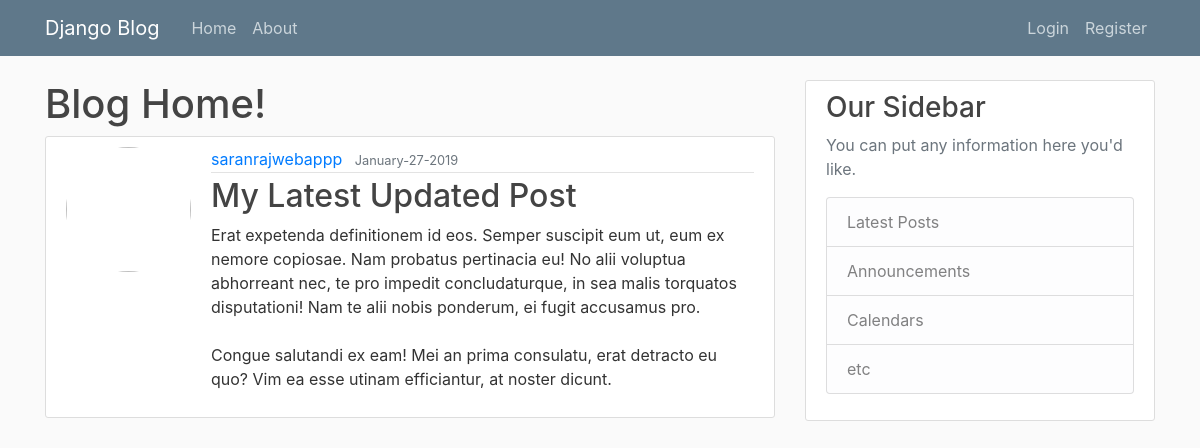
The page /post/33/ on the database its author committed.
### blog/models.py (models this page shows, shortened)
class Post(models.Model):
    content = models.TextField()
    title = models.CharField(max_length=120)
    date_posted = models.DateTimeField(default=timezone.now)
    author = models.ForeignKey(User, on_delete=models.CASCADE)

### blog/views.py (the view)
# urls.py: path('post/<int:pk>/', PostDetailView.as_view(), name='post-detail'),
class PostDetailView(DetailView):
    model = Post

### blog/templates/blog/post_detail.html (shortened to what this page needs)
{% extends 'blog/base.html' %}
{% block content %}
<h1>Blog Home!</h1>
  <article class="media content-section">
    <div class="media">
        <image class="rounded-circle account-img" src="{{ object.profile.image.url }}">
    </div>
    <div class="media-body">
      <div class="article-metadata">
        <a class="mr-2" href="{% url 'user-posts' object.author.username %}">{{ object.author }}</a>
        <small class="text-muted">{{ object.date_posted|date:'F-d-Y' }}</small>
      </div>
      <h2 class="article-title">{{ object.title }}</h2>
      <p class="article-content">{{ object.content }}</p>
    </div>
  </article>
{% endblock content %}

### blog/static/blog/main.css (style rules this page uses)
body { background: #fafafa; color: #333333; margin-top: 5rem; }
h1, h2, h3, h4, h5, h6 { color: #444444; }
.content-section { background: #ffffff; padding: 10px 20px; border: 1px solid #dddddd; border-radius: 3px; margin-bottom: 20px; }
.article-title { color: #444444; }
.article-content { white-space: pre-line; }
.article-metadata { padding-bottom: 1px; margin-bottom: 4px; border-bottom: 1px solid #e3e3e3 }
.account-img { height: 125px; width: 125px; margin-right: 20px; margin-bottom: 16px; }

### rows shown on the page
Post: author "saranrajwebappp", date_posted "January-27-2019", title "My Latest Updated Post", content "Erat expetenda definitionem id eos. Semper suscipit eum ut, eum ex nemore copiosae. Nam probatus pertinacia eu! No alii voluptua abhorreant nec, te pro impedit concludaturque, in sea malis torquatos disputationi! Nam te alii nobis ponderum, ei fugit accusamus pro. Congue salutandi ex eam! Mei an prima consulatu, erat detracto eu quo? Vim ea esse utinam efficiantur, at noster dicunt."
